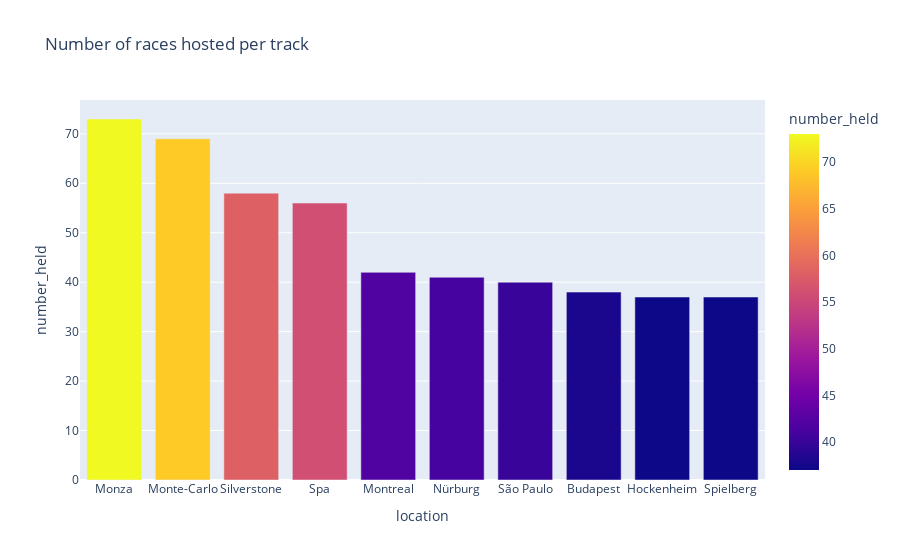

This figure's notebook cell:
### Code cell
track_counts_1 =  pd.read_sql(text("SELECT location, COUNT(location) AS number_held, country \
                                    FROM circuits AS circ \
                                    JOIN races AS R \
                                    ON circ.\"circuitId\" = R.\"circuitId\" \
                                    GROUP BY location, country \
                                    ORDER BY number_held DESC \
                                    LIMIT 10;"), con)

fig = px.bar(track_counts_1, x='location', y='number_held', title='Number of races hosted per track', color='number_held')
fig.show()

### Figure 1 — Plotly figure (JSON) as saved in the notebook; plotly's stock layout.template omitted (floating-point values rounded to 4 significant figures)
{"data": [{"alignmentgroup": "True", "hovertemplate": "location=%{x}<br>number_held=%{marker.color}<extra></extra>", "legendgroup": "", "marker": {"color": [73, 69, 58, 56, 42, 41, 40, 38, 37, 37], "coloraxis": "coloraxis", "pattern": {"shape": ""}}, "name": "", "offsetgroup": "", "orientation": "v", "showlegend": false, "textposition": "auto", "type": "bar", "x": ["Monza", "Monte-Carlo", "Silverstone", "Spa", "Montreal", "Nürburg", "São Paulo", "Budapest", "Hockenheim", "Spielberg"], "xaxis": "x", "y": [73, 69, 58, 56, 42, 41, 40, 38, 37, 37], "yaxis": "y"}], "layout": {"barmode": "relative", "coloraxis": {"colorbar": {"title": {"text": "number_held"}}, "colorscale": [[0, "#0d0887"], [0.1111, "#46039f"], [0.2222, "#7201a8"], [0.3333, "#9c179e"], [0.4444, "#bd3786"], [0.5556, "#d8576b"], [0.6667, "#ed7953"], [0.7778, "#fb9f3a"], [0.8889, "#fdca26"], [1, "#f0f921"]]}, "legend": {"tracegroupgap": 0}, "title": {"text": "Number of races hosted per track"}, "xaxis": {"anchor": "y", "domain": [0, 1], "title": {"text": "location"}}, "yaxis": {"anchor": "x", "domain": [0, 1], "title": {"text": "number_held"}}}}
